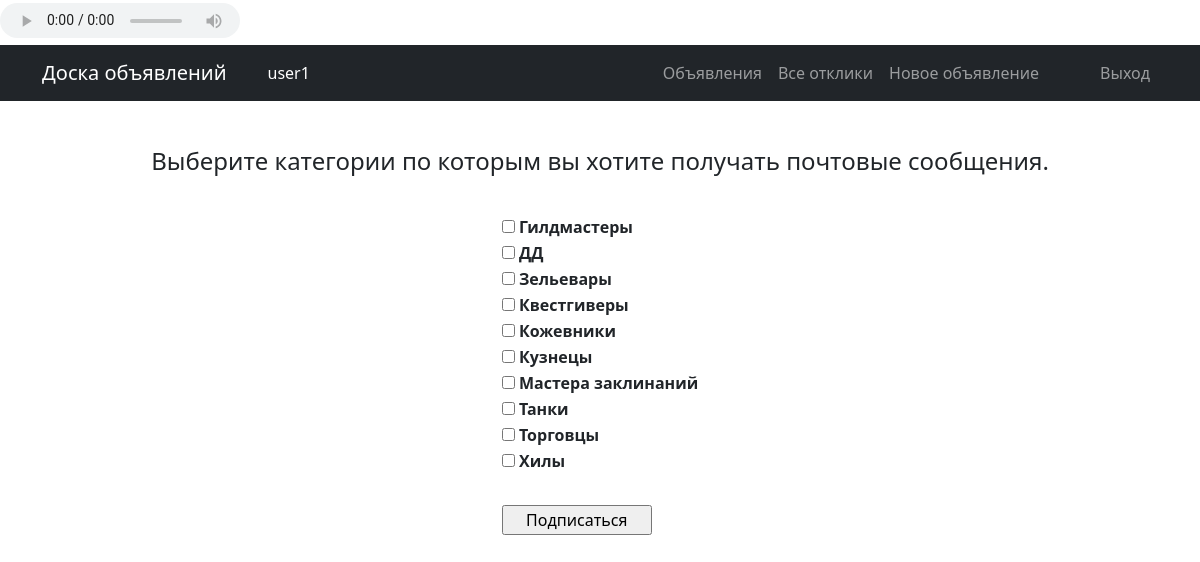
Page /posts/subscribe/ (signed in) on the committed database.
### advert/models.py (models this page shows)
class Category(models.Model):
    objects = models.Manager()
    name = models.CharField(max_length=255, unique=True, null=True, default=None)
    subscribers = models.ManyToManyField(User, through='Subscribe')
    def __str__(self):
        return f'{self.name}'

### advert/views.py (the view)
# urls.py: path('subscribe/', SubscribeCategory.as_view(), name="subscribe"),
class SubscribeCategory(LoginRequiredMixin, ListView):
    model = Category
    ordering = 'name'
    template_name = 'subscribe.html'
    context_object_name = 'categories'
    def get_context_data(self, **kwargs):
        context = super().get_context_data(**kwargs)
        if not self.request.user.is_anonymous:
            context['cat_subscribed'] = Subscribe.objects.filter(user=self.request.user).values_list('category',
                                                                                                     flat=True)
        return context

### templates/subscribe.html (shortened to what this page needs)
{% extends 'default.html' %}
{% load i18n %}
{% block content %}
    <h4 style="padding:30px 0px 30px 0px;">{% trans 'Выберите категории по которым вы хотите получать почтовые сообщения.' %}</h4>
    <form action="{% url 'subscription' %}" method="post">
        <table style="margin-left: auto; margin-right: auto;">
        {% for cat in categories %}
            <tr><th style="text-align:left;">
            <input type="checkbox" id="cat{{cat.pk}}" name="sc_cat" value="{{cat.pk}}"
            />
            <label for="cat{{cat.pk}}">{{ cat }}</label><br />
            </th></tr>
        {%  endfor %}
            <tr><th style="text-align:left;">
            <input type="submit" value="{% trans 'Подписаться' %}" style="width:150px;margin-top:30px;" />
            </th></tr>
        </table>
    </form>
{% endblock content %}

### templates/default.html (shortened to what this page needs)
<!DOCTYPE html>
<html lang="en" style="height:100%;">
{% load i18n %}
    <head>
        {% load static %}
        <link href="{% static 'css/styles.css' %}" rel="stylesheet" />
    </head>
    <body style="height:100%;">
        <div style="margin:0 auto;height:45px;">
            <div style="float:left;padding-top:3px;">
                <audio controls controlsList="nodownload noplaybackrate"
                       src="/static/DjKey_DjVal-ЧернымПоБелому.mp3"
                       style="width:240px;height:35px;"></audio>
            </div>
        </div>
        <nav class="navbar navbar-expand-lg navbar-dark bg-dark">
            <div class="container">
                <a class="navbar-brand" href="#">Доска объявлений</a>
                <div style="padding-left:25px;; color:white;">{{ request.user.username }}</div>
                <div class="collapse navbar-collapse" id="navbarSupportedContent">
                    <ul class="navbar-nav ms-auto mb-2 mb-lg-0">
                        {% if request.path_info == '/posts/' %}
                            <li class="nav-item" style="color:red;padding:8px;">Объявления</li>
                        {% else %}
                            <li class="nav-item"><a class="nav-link" href="/posts/">Объявления</a></li>
                        {% endif %}
                        {% if request.user.is_authenticated %}
                            {% if 'posts/comments' in request.path_info %}
                            <li class="nav-item" style="color:red;padding:8px;">Все отклики</li>
                            {% else %}
                            <li class="nav-item"><a class="nav-link" href="/posts/comments/">Все отклики</a></li>
                            {% endif %}
                            {% if 'posts/create' in request.path_info %}
                            <li class="nav-item" style="color:red;padding:8px;">Новое объявление</li>
                            {% else %}
                            <li class="nav-item"><a class="nav-link" href="/posts/create/">Новое объявление</a></li>
                            {% endif %}
                        {% endif %}
                        <li class="nav-item" style="padding-left:45px;">
                        {% if request.user.is_authenticated %}
                            <a class="nav-link" href="/accounts/logout">Выход</a>
                        {% else %}
                            <a class="nav-link" href="/accounts/login">Вход</a>
                        {% endif %}
                        </li>
                    </ul>
                </div>
            </div>
        </nav>
        <div class="container">
            <div class="text-center mt-3">
                {% block content %}{% endblock content %}
            </div>
        </div>
    </body>
</html>

### rows in the picture
Category: name "Гилдмастеры"
Category: name "ДД"
Category: name "Зельевары"
Category: name "Квестгиверы"
Category: name "Кожевники"
Category: name "Кузнецы"
Category: name "Мастера заклинаний"
Category: name "Танки"
Category: name "Торговцы"
Category: name "Хилы"

### other values in the picture
{{ request.user.username }} "user1"
